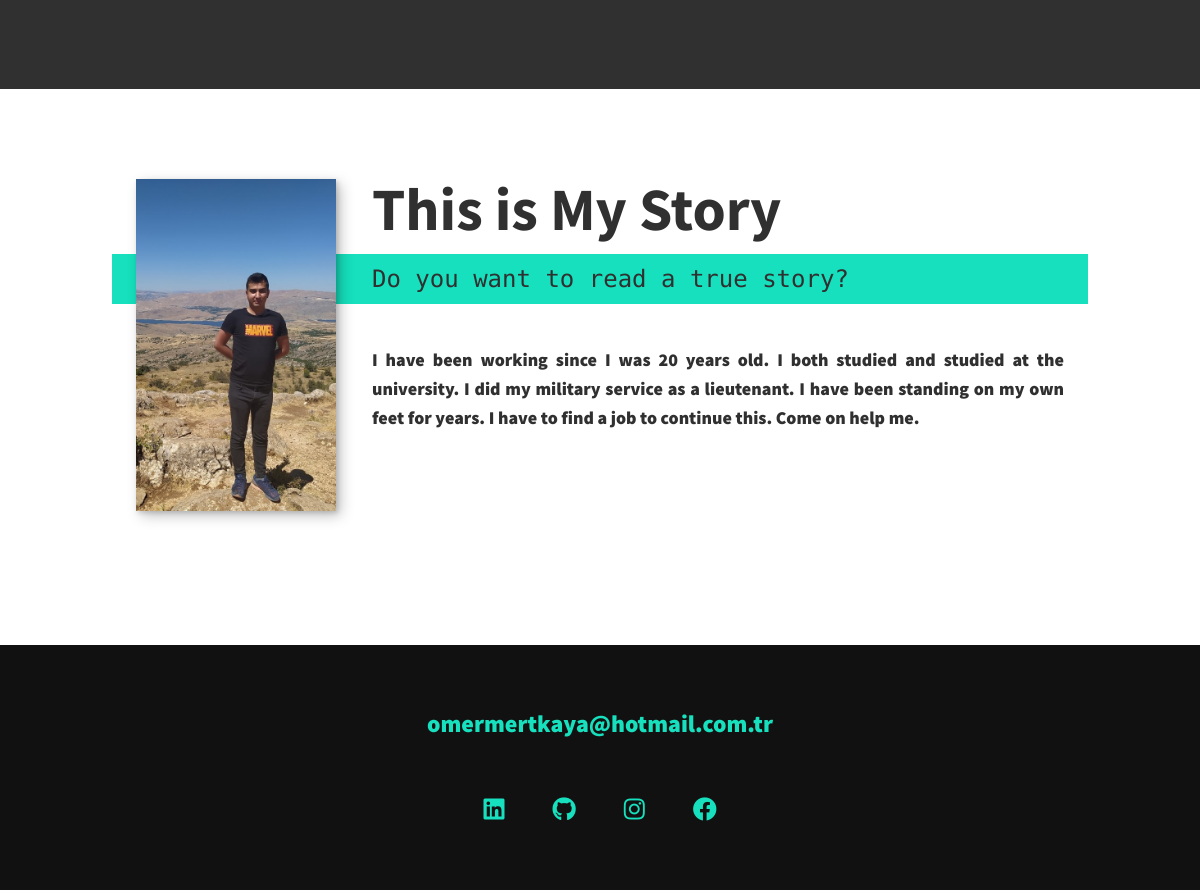
The app's page / (lower part), older data.
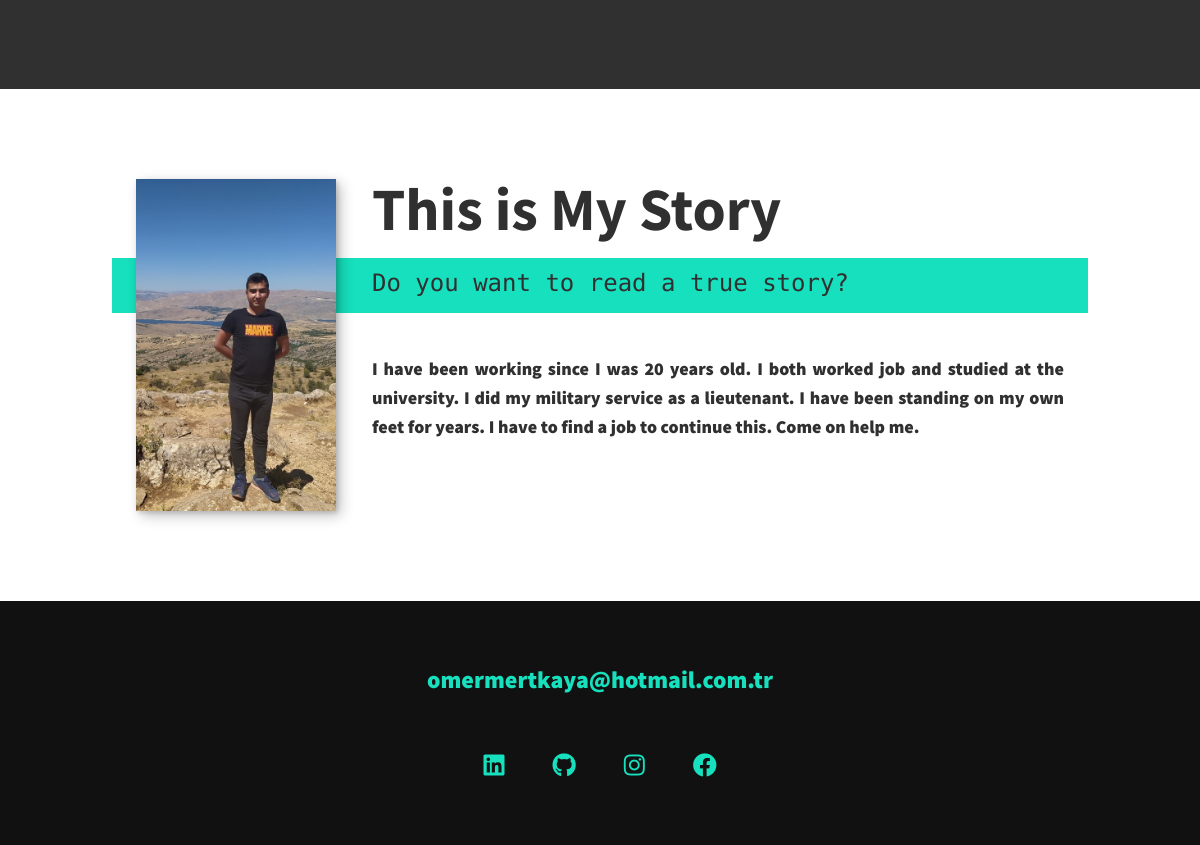
The same page, newer data.
### portapp/models.py (models this page shows, shortened)
class StorySection(models.Model):
    story_title = models.CharField(max_length=255, help_text="This is My Story; under the title")
    story_content = RichTextField(blank=True, null=True)
    story_photo = models.ImageField(null=True, blank=True)

### portapp/views.py (the view)
# urls.py: path('',HomeView,name="index"),
def HomeView(request):
    obj = HomeSection.objects.get(id=1)
    context5= {
    'cv_name_surname' : obj.cv_name_surname,
    'cv_job' : obj.cv_job,
    'cv_photo': obj.cv_photo
    }
    obj2 = MyServicesSection.objects.get(id=1)
    context2= {
        'title_1' : obj2.title_1,
        'content_1' : obj2.content_1,
        'title_2' : obj2.title_2,
        'content_2' : obj2.content_2,
        'title_3' : obj2.title_3,
        'content_3' : obj2.content_3,
    }
    obj3 = AboutMeSection.objects.get(id=1)
    context3={
        'who_title' : obj3.who_title,
        'who_content' : obj3.who_content,
        'who_photo' : obj3.who_photo,
    }
    obj4 = StorySection.objects.get(id=1)
    context4={
        'story_title' : obj4.story_title,
        'story_content' : obj4.story_content,
        'story_photo' : obj4.story_photo,
    }
    obj5 = WebLogoName.objects.get(id=1)
    context6={
        'web_name' : obj5.web_name,
        'web_logo' : obj5.web_logo,
    }
    obj6 = FooterSection.objects.get(id=1)
    context7 ={
        'footer_linked' : obj6.footer_linked,
        'footer_github' : obj6.footer_github,
        'footer_instagram' : obj6.footer_instagram,
        'footer_facebook' : obj6.footer_facebook,
        'footer_email' : obj6.footer_email,
    }
    context2.update(context3)
    context2.update(context4)
    context2.update(context5)
    context2.update(context6)
    context2.update(context7)
    post_liste = WorkSection.objects.all()
    return render(request, "index.html",{"context2":context2,"post_liste":post_liste})

### portapp/templates/index.html (shortened to what this page needs)
{% load static %}
<!DOCTYPE html>
<html lang="en">
<head>
    <link rel="stylesheet" href="https://cdnjs.cloudflare.com/ajax/libs/normalize/7.0.0/normalize.min.css">
    <link rel="stylesheet" href="https://cdnjs.cloudflare.com/ajax/libs/font-awesome/5.11.2/css/all.css" />
    <link rel="stylesheet" type="text/css" href="{% static 'css/style.css' %}">
</head>
<body>
<section class="my-work" id="work">
</section>
<section class="story" id="story">
    <h2 class="section__title section__title--story">This is My Story</h2>
    <p class="section__subtitle section__subtitle--story">{{context2.story_title}}</p>
    <div class="story__body">
        <p>{{context2.story_content|safe}}</p>
    </div>
   <img src="media/images/{{context2.story_photo}}" alt="" class="story__img">
</section>
<footer class="footer">
    <a href="mailto:{{context2.footer_email}}" class="footer__link">{{context2.footer_email}}</a>
    <ul class="social-list">
        <li class="social-list__item">
            <a class="social-list__link" href="{{context2.footer_linked}}">
                <i class="fab fa-linkedin"></i>
            </a>
        </li>
        <li class="social-list__item">
            <a class="social-list__link" href="{{context2.footer_github}}">
                <i class="fab fa-github"></i>
            </a>
        </li>
        <li class="social-list__item">
            <a class="social-list__link" href="{{context2.footer_instagram}}">
                <i class="fab fa-instagram"></i>
            </a>
        </li>
        <li class="social-list__item">
            <a class="social-list__link" href="{{context2.footer_facebook}}">
                <i class="fab fa-facebook"></i>
            </a>
        </li>
    </ul>
</footer>
</body>
</html>

Row changes from the older to the newer data that the page shows:
changed StorySection "Do you want to read a true story?": story_content "…years old. I both studied and studied at the…" → "…years old. I both worked job and studied at the…"
